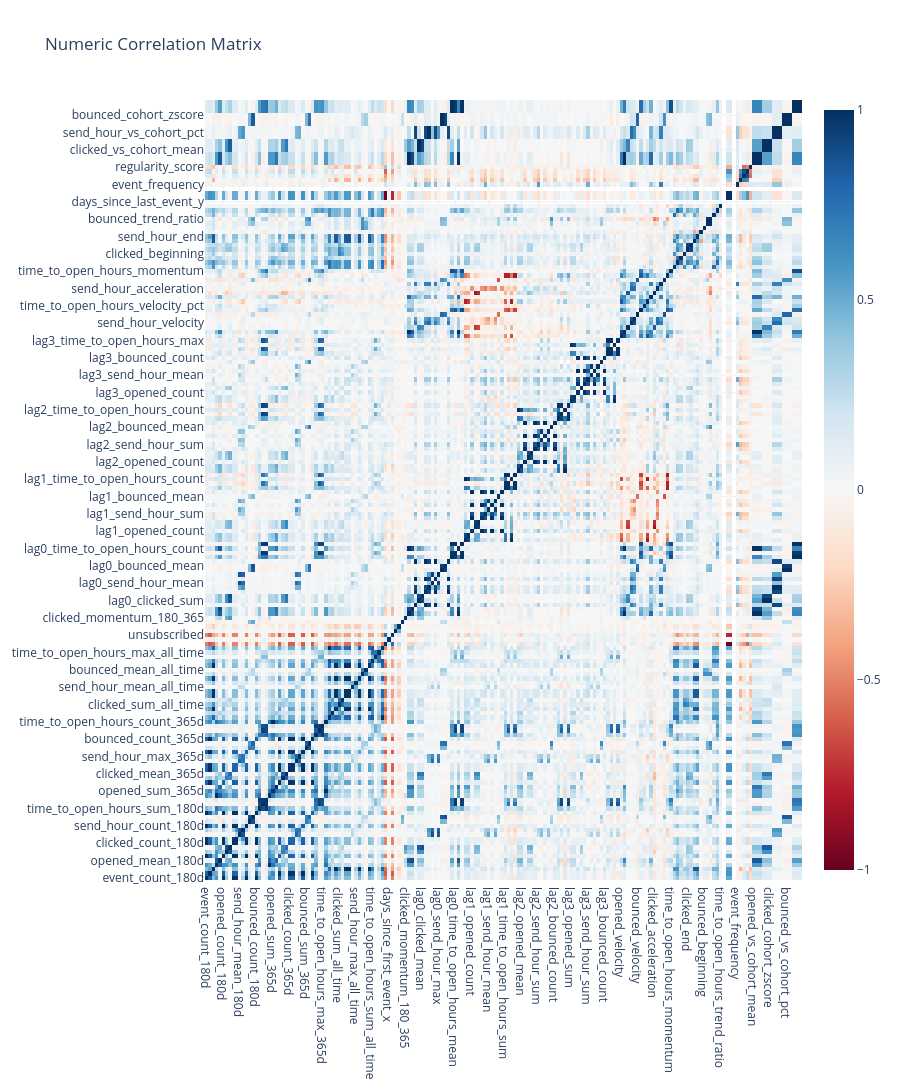

The notebook cell this image was saved under:
### Markdown cell above
## 5.2 Numeric Correlation Matrix

**📖 How to Read the Heatmap:**
- **Red (+1)**: Perfect positive correlation - features move together
- **Blue (-1)**: Perfect negative correlation - features move opposite
- **White (0)**: No linear relationship

**⚠️ Multicollinearity Warning:**
- Pairs with |r| > 0.7 may cause issues in linear models
- Consider removing one feature from highly correlated pairs
- Tree-based models are more robust to multicollinearity

### Code cell
numeric_cols = [
    name for name, col in findings.columns.items()
    if col.inferred_type in [ColumnType.NUMERIC_CONTINUOUS, ColumnType.NUMERIC_DISCRETE, ColumnType.TARGET]
    and name not in TEMPORAL_METADATA_COLS
]

corr_matrix = None
if len(numeric_cols) >= 2:
    corr_matrix = batched_corr_matrix(df, numeric_cols)
    fig = charts.heatmap(
        corr_matrix.to_numpy(),
        x_labels=numeric_cols,
        y_labels=numeric_cols,
        title="Numeric Correlation Matrix"
    )
    display_figure(fig)
else:
    print("Not enough numeric columns for correlation analysis.")

### Figure 1 — Plotly figure (JSON) as saved in the notebook; plotly's stock layout.template omitted (floating-point values rounded to 4 significant figures; data arrays with more than 128 entries replaced by an {"elided": "..."} marker saying what was removed)
{"data": [{"colorscale": [[0.0, "rgb(103,0,31)"], [0.1, "rgb(178,24,43)"], [0.2, "rgb(214,96,77)"], [0.3, "rgb(244,165,130)"], [0.4, "rgb(253,219,199)"], [0.5, "rgb(247,247,247)"], [0.6, "rgb(209,229,240)"], [0.7, "rgb(146,197,222)"], [0.8, "rgb(67,147,195)"], [0.9, "rgb(33,102,172)"], [1.0, "rgb(5,48,97)"]], "type": "heatmap", "x": {"elided": "180 str values"}, "y": {"elided": "180 str values"}, "z": {"elided": "180x180 float values"}, "zmid": 0}], "layout": {"height": 4500, "title": {"text": "Numeric Correlation Matrix"}}}
